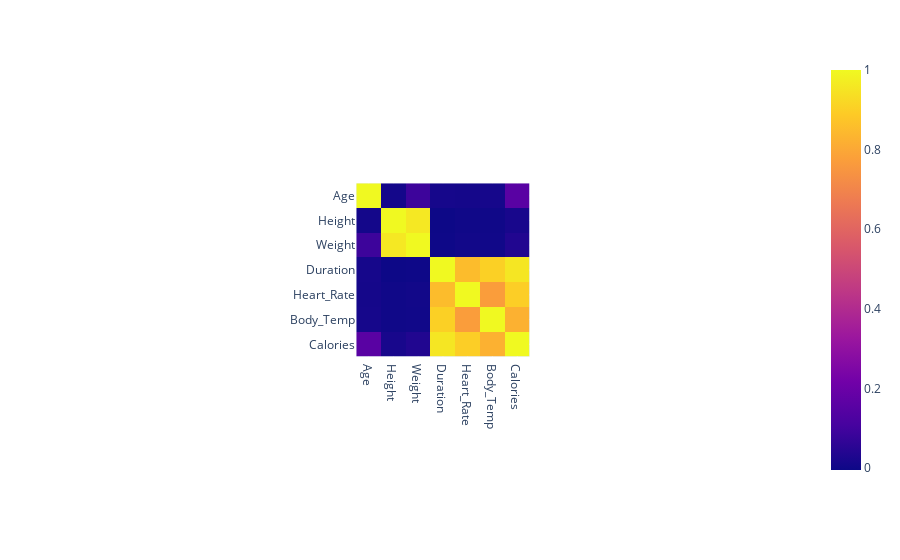

The code cell stored with this chart in its notebook:
### Code cell
px.imshow(df.iloc[:,2:].corr())

### Figure 1 — Plotly figure (JSON) as saved in the notebook; plotly's stock layout.template omitted (floating-point values rounded to 4 significant figures)
{"data": [{"coloraxis": "coloraxis", "hovertemplate": "x: %{x}<br>y: %{y}<br>color: %{z}<extra></extra>", "name": "0", "type": "heatmap", "x": ["Age", "Height", "Weight", "Duration", "Heart_Rate", "Body_Temp", "Calories"], "xaxis": "x", "y": ["Age", "Height", "Weight", "Duration", "Heart_Rate", "Body_Temp", "Calories"], "yaxis": "y", "z": [[1, 0.009554, 0.09009, 0.01325, 0.01048, 0.01317, 0.1544], [0.009554, 1, 0.9585, -0.004625, 0.000528, 0.0012, 0.01754], [0.09009, 0.9585, 1, -0.001884, 0.004311, 0.004095, 0.03548], [0.01325, -0.004625, -0.001884, 1, 0.8529, 0.9032, 0.9554], [0.01048, 0.000528, 0.004311, 0.8529, 1, 0.7715, 0.8979], [0.01317, 0.0012, 0.004095, 0.9032, 0.7715, 1, 0.8246], [0.1544, 0.01754, 0.03548, 0.9554, 0.8979, 0.8246, 1]]}], "layout": {"autosize": true, "coloraxis": {"colorscale": [[0, "#0d0887"], [0.1111, "#46039f"], [0.2222, "#7201a8"], [0.3333, "#9c179e"], [0.4444, "#bd3786"], [0.5556, "#d8576b"], [0.6667, "#ed7953"], [0.7778, "#fb9f3a"], [0.8889, "#fdca26"], [1, "#f0f921"]]}, "margin": {"t": 60}, "xaxis": {"anchor": "y", "autorange": true, "constrain": "domain", "domain": [0.3806, 0.6194], "range": [-0.5, 6.5], "scaleanchor": "y", "type": "category"}, "yaxis": {"anchor": "x", "autorange": true, "constrain": "domain", "domain": [0, 1], "range": [6.5, -0.5], "type": "category"}}}
